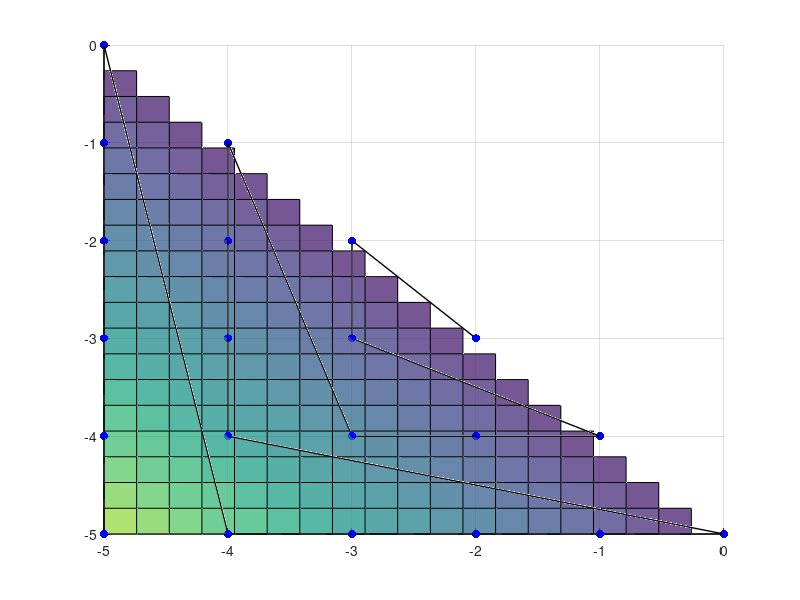

This figure's MATLAB source: (Note: this script raises an error after producing the figure.)
clear; d = 10; a = -10;
count = 1;
for x=-d/2:d/2
    for y=-d/2:d/2
        for z=-d/2:d/2
            if (x+y+z==a)
                state = [x y z]; states{count} = state;
                if x<0, x_shift=-2*x-1; else; x_shift = 2*x; end
                if y<0, y_shift=-2*y-1; else; y_shift = 2*y; end
                if z<0, z_shift=-2*z-1; else; z_shift = 2*z; end

                if (x_shift ~= max(x_shift,y_shift))
                    xs = y_shift^2+x_shift;
                else
                    xs = x_shift^2+x_shift+y_shift;
                end

                if (xs ~= max(xs,z_shift))
                    keys(count) = z_shift^2+xs;
                else
                    keys(count) = xs^2+xs+z_shift;
                end

                count = count + 1;
            end
        end
    end
end

[keys,sortIdx] = sort(keys,'ascend');
states = states(sortIdx); num = length(states); 

x_coords = zeros(1,num); y_coords = zeros(1,num); z_coords = zeros(1,num);
for i=1:num
    state = states{i}; 
    x_coords(i) = state(1); y_coords(i) = state(2); z_coords(i) = state(3);
end

xv = linspace(min(x_coords), max(x_coords), 20);
yv = linspace(min(y_coords), max(y_coords), 20);
[X,Y] = meshgrid(xv, yv);
Z = griddata(x_coords,y_coords,z_coords,X,Y);


figure(1); clf; grid on, hold on
scatter3(x_coords,y_coords,z_coords, 'b', 'filled', "DisplayName", "State");
plot3(x_coords,y_coords,z_coords, 'k', 'Linewidth', 1, "DisplayName", "Ascending Key Value");
surf(X,Y,Z, 'FaceAlpha',0.75, "DisplayName", "Shell"); 
title("Szudzik, x,y,z = [" + string(-d/2) + "," + string(d/2) + "], x+y+z=" +string(a), 'Interpreter', 'latex')
xticks([min(x_coords):max(x_coords)])
yticks([min(y_coords):max(y_coords)])
zticks([min(z_coords):max(z_coords)])
xlabel("x")
ylabel("y")
zlabel("z")
lgd = legend;
lgd.Location = "best";
lgd.FontSize = 10;
view(165,45)


